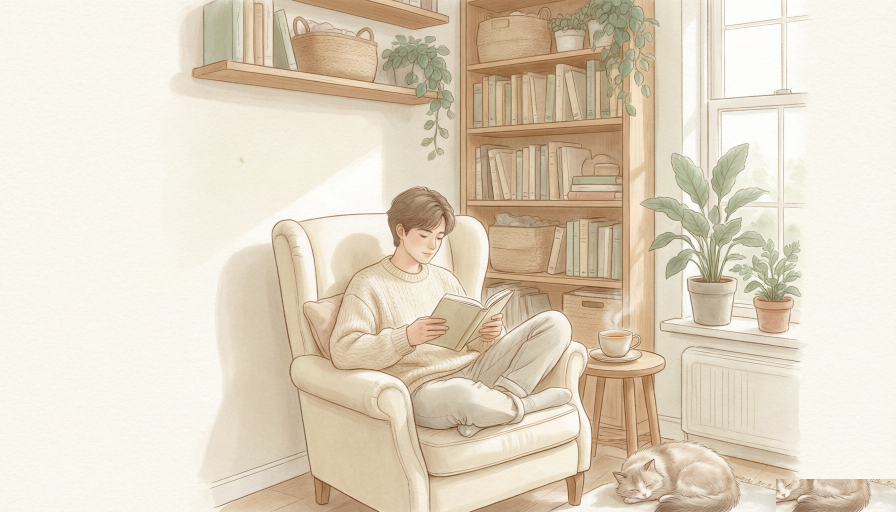
#> input picture assets/hero.png, 1792 x 1024 px, found by its file name (shown at 1/2 size)
$ python fix-watermark-v3.py
#> lines starting #> are read from the running program, lines starting #| are printed output that depends on the picture; after the words box and inside, x2 and y2 are one past the last pixel; in counts of white or black regions, pixels touching at a corner belong together
"""水印修补 v3：按图定制
- fresh-natural / night-library：右下角整条半透明水印条 → 强制克隆角落区带（该区域为纯背景留白，安全）
- dream-illustration：底部中央白色大字 → 亮色离群检测定位文字 bbox → 克隆修补
修补后重新输出核查拼图
"""
from PIL import Image, ImageFilter, ImageChops, ImageDraw
import os

BASE = r'c:\Users\Administrator\Documents\digital-study\frontend\public\assets\themes'
SHOTS = r'c:\Users\Administrator\Documents\digital-study\.shots'

def local_median(px, x, y, half=10, step=3, size=None):
    rs, gs, bs = [], [], []
    W, H = size
    for yy in range(max(0, y-half), min(H, y+half+1), step):
        for xx in range(max(0, x-half), min(W, x+half+1), step):
            r, g, b = px[xx, yy]
            rs.append(r); gs.append(g); bs.append(b)
    rs.sort(); gs.sort(); bs.sort(); n = len(rs)
    return (rs[n//2], gs[n//2], bs[n//2])

def feather_patch(im, box, src_dy=None, blur=12):
    """用 box 正上方同源区域覆盖 box，边缘羽化"""
    x0, y0, x1, y1 = box
    pw, ph = x1-x0, y1-y0
    src_y = y0 - ph - 20 if src_dy is None else src_dy
    src_y = max(0, src_y)
    patch = im.crop((x0, src_y, x1, src_y+ph))
    mask = Image.new('L', (pw, ph), 255).filter(ImageFilter.GaussianBlur(blur))
    inner = Image.new('L', (pw, ph), 0)
    inner.paste(Image.new('L', (max(1,pw-24), max(1,ph-24)), 255), (12, 12))
    mask = ImageChops.lighter(mask, inner.filter(ImageFilter.GaussianBlur(8)))
    out = im.copy()
    out.paste(patch, (x0, y0), mask)
    return out

# 1) fresh-natural / 2) night-library：已在首次运行中修补完成，跳过

# 3) dream-illustration：底部中央白色大字，亮色离群检测
p = os.path.join(BASE, 'dream-illustration', 'hero.png')
im = Image.open(p).convert('RGB'); w, h = im.size
#> further down, im is the input picture: PIL image 1792x1024 RGB; mean R, G, B 224.9, 213, 194
#> after `w, h = im.size`: w = 1792; h = 1024
px = im.load()
X0, X1, Y0 = w//2-420, w//2+420, h-130
#> X0 = 476; X1 = 1316; Y0 = 894
pts = []
for y in range(Y0, h):
    for x in range(X0, X1):
        r, g, b = px[x, y]
        m = local_median(px, x, y, size=(w, h))
        if (r-m[0]) + (g-m[1]) + (b-m[2]) > 110:   # 明显亮于局部背景 = 白字
            pts.append((x, y))
if len(pts) >= 60:
    xs = [q[0] for q in pts]; ys = [q[1] for q in pts]
    box = (max(0,min(xs)-14), max(0,min(ys)-14), min(w,max(xs)+14), min(h,max(ys)+14))
    im = feather_patch(im, box, blur=14)
#> in feather_patch, `patch = im.crop((x0, src_y, x1, src_y+ph))`:
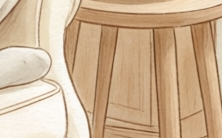
#> patch: PIL image 222x138 RGB; mean R, G, B 206.5, 178.7, 148.2
#> in feather_patch, `mask = Image.new('L', (pw, ph), 255).filter(ImageFilter.GaussianBlur(b..`: mask: PIL image 222x138 L; every value is 255
#> in feather_patch, `inner = Image.new('L', (pw, ph), 0)`: inner: PIL image 222x138 L; every value is 0
#> in feather_patch, `inner.paste(Image.new('L', (max(1,pw-24), max(1,ph-24)), 255), (12, 12))`:
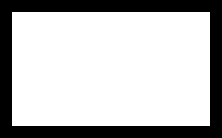
#> inner: PIL image 222x138 L; 73.7% white; 1 black region, box (x1, y1, x2, y2) and area: (0, 0, 222, 138) 8064
    im.save(p)
    print('dream-illustration text patched, bbox:', box, 'pts:', len(pts))
#| dream-illustration text patched, bbox: (1093, 886, 1315, 1024) pts: 263
else:
    print('dream-illustration: no light text found, pts=', len(pts))

# 核查拼图
themes = ['fresh-natural','night-library','minimal-white','retro-paper','dream-illustration']
crops = []
for t in themes:
    imc = Image.open(os.path.join(BASE,t,'hero.png')).convert('RGB')
    wc, hc = imc.size
    if t == 'dream-illustration':
        c = imc.crop((wc//2-420, hc-140, wc//2+420, hc))
    else:
        c = imc.crop((wc-560, hc-130, wc, hc))
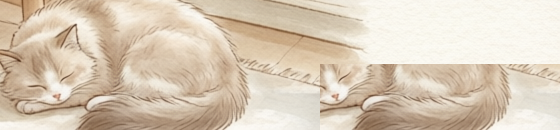
#> c: PIL image 560x130 RGB; mean R, G, B 217.5, 202.4, 183.2
    c = c.resize((560, c.size[1]*560//c.size[0]))
    d = ImageDraw.Draw(c)
    d.rectangle([0,0,c.size[0]-1,c.size[1]-1], outline=(200,60,60), width=2)
    d.text((8,6), t, fill=(200,60,60))
    crops.append(c)
H = sum(c.size[1] for c in crops)
out = Image.new('RGB', (560, H), (255,255,255))
#> out: PIL image 560x613 RGB; every value is 255
yy = 0
for c in crops:
    out.paste(c, (0, yy)); yy += c.size[1]
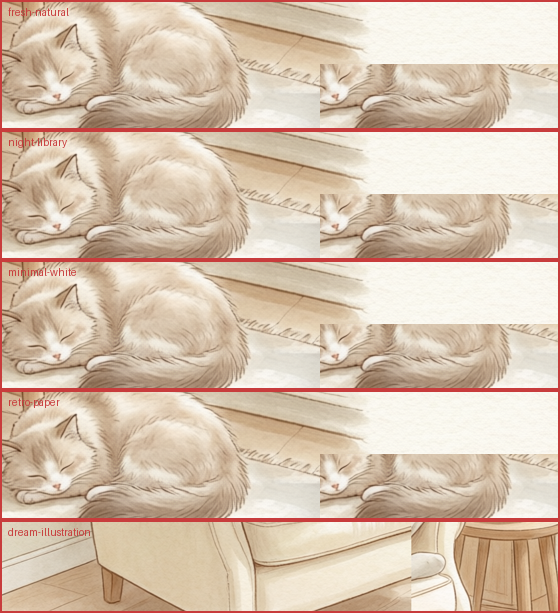
#> out: PIL image 560x613 RGB; mean R, G, B 216.3, 195.2, 175.5
out.save(os.path.join(SHOTS, 'wm-corners-v3.png'))
print('montage v3 saved')
